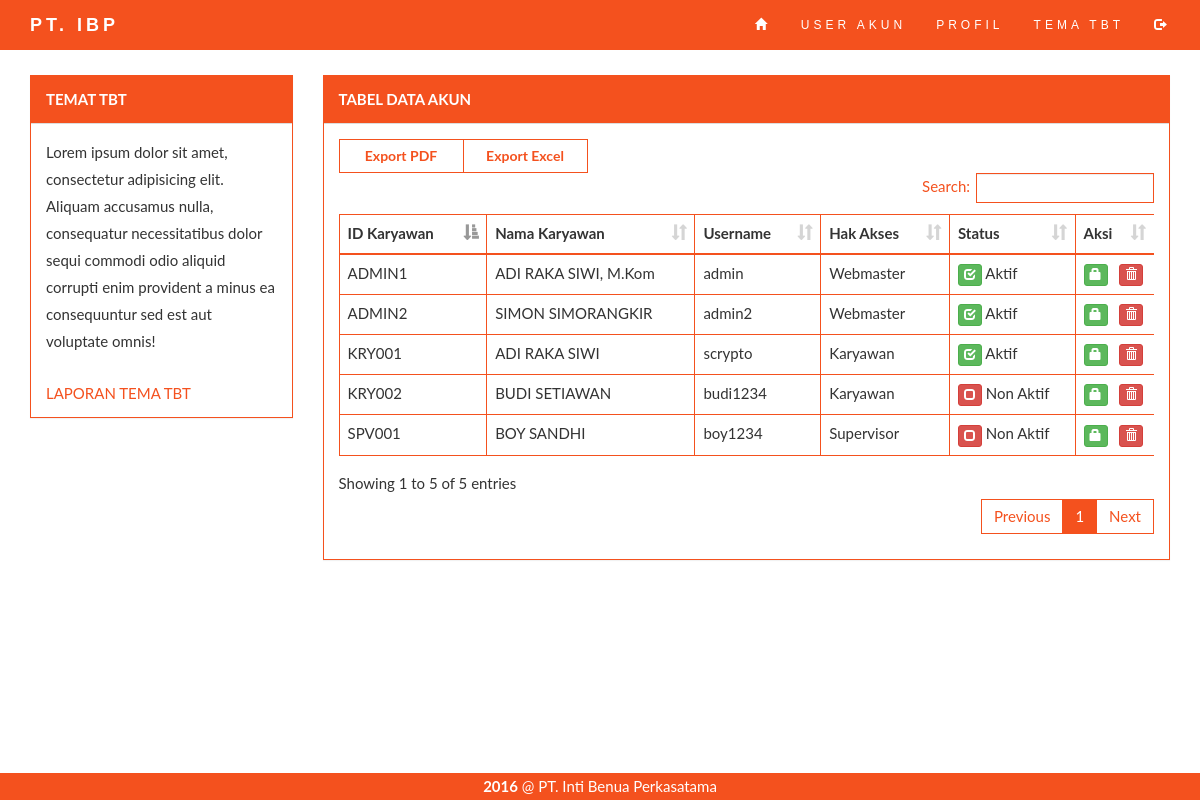
The page /public/webmaster/tema-tbt.php (signed in) on the database its author committed.
### tables this page shows
CREATE TABLE `tbuserakun` (
  `idkaryawan` varchar(255) NOT NULL,
  `username` varchar(255) NOT NULL,
  `password` varchar(255) NOT NULL,
  `idhakakses` int(11) NOT NULL,
  `status` tinyint(1) NOT NULL
);

CREATE TABLE `tbuserprofil` (
  `idkaryawan` varchar(255) NOT NULL,
  `nama` varchar(255) NOT NULL,
  `tmplahir` varchar(255) DEFAULT NULL,
  `tgllahir` date DEFAULT NULL,
  `jekel` enum('Pria','Wanita') DEFAULT NULL,
  `agama` enum('Islam','Katolik','Protestan','Hindu','Buddha','Konghucu') DEFAULT NULL,
  `alamat` text,
  `telepon` varchar(255) DEFAULT NULL,
  `jabatan` varchar(255) DEFAULT NULL
);

CREATE TABLE `tbhakakses` (
  `idhakakses` int(11) NOT NULL,
  `nmhakakses` varchar(255) NOT NULL
);

### public/webmaster/tema-tbt.php (the view, shortened to what this page needs)
<?php include('partials/header.php') ?>
<div class="container">
	<div class="row">
		<div class="col-md-3 col-sm-3">
			<?php include('partials/tema-tbt-menu.php') ?>
		</div>
		<div class="col-md-9 col-sm-9">
			<div class="panel panel-default">
				<div class="panel-heading">
					<b>TABEL DATA AKUN</b>
				</div>
				<div class="panel-body">
					<div class="table-responsive">
						<table class="table table-bordered tabel-userakun display">
							<thead>
								<th>ID Karyawan</th>
								<th>Nama Karyawan</th>
								<th>Username</th>
								<th>Hak Akses</th>
								<th>Status</th>
								<th style="width: 40px;">Aksi</th>
							</thead>
							<tbody>
								<?php
									include('../../incl/koneksi.php');
									$sql = "SELECT tbuserakun.idkaryawan, tbuserprofil.nama, tbuserakun.username, tbhakakses.nmhakakses, tbuserakun.status FROM tbuserakun, tbuserprofil, tbhakakses WHERE tbuserprofil.idkaryawan = tbuserakun.idkaryawan AND tbhakakses.idhakakses = tbuserakun.idhakakses";
									$result = mysqli_query($conn, $sql);
									if (mysqli_num_rows($result) > 0) {
										while($row = mysqli_fetch_assoc($result)) {
								?>
									<tr>
										<td><?php echo $row["idkaryawan"] ?></td>
										<td><?php echo $row["nama"] ?></td>
										<td><?php echo $row["username"] ?></td>
										<td><?php echo $row["nmhakakses"] ?></td>
										<td>
											<?php
												if ($row["status"] != 1) {
													echo '<a href="process/ubah-stat.php?id='.$row["idkaryawan"].'&stat='.$row["status"].'" class="btn btn-xs btn-danger"><span class="glyphicon glyphicon-unchecked"></span></a> Non Aktif';
												} else {
													echo '<a href="process/ubah-stat.php?id='.$row["idkaryawan"].'&stat='.$row["status"].'" class="btn btn-xs btn-success"><span class="glyphicon glyphicon-check"></span></a> Aktif';
												}
											?>
										</td>
										<td>
											<a href="ubah-user.php?id=<?php echo $row["idkaryawan"] ?>&act=ed" class="btn btn-xs btn-success"><span class="glyphicon glyphicon-lock"></span></a>
											<a href="hapus-user.php?id=<?php echo $row["idkaryawan"] ?>&act=del" class="btn btn-xs btn-danger"><span class="glyphicon glyphicon-trash"></span></a>
										</td>
									</tr>
								<?php
										}
									}
								?>
							</tbody>
						</table>
					</div>
				</div>
			</div>
		</div>
	</div>
</div>
<?php include('partials/footer.php') ?>

### asset/css/style.css (style rules this page uses)
.conten { font: 400 15px Lato, sans-serif; line-height: 1.8; padding-top: 75px; padding-bottom: 30px; }
.panel-default > .panel-heading { background-color: #f4511e; color: #ffffff; border-radius: 0; }
.panel-default { border-color: #f4511e; border-radius: 0; }
.table-bordered { border: 1px solid #f4511e; }
.table-bordered > tbody > tr > td, .table-bordered > tbody > tr > th, .table-bordered > tfoot > tr > td, .table-bordered > tfoot > tr > th, .table-bordered > thead > tr > td, .table-bordered > thead > tr > th { border: 1px solid #f4511e; }

### rows shown on the page
tbuserakun: idkaryawan "ADMIN1", tbuserprofil.nama "ADI RAKA SIWI, M.Kom", username "admin", idhakakses.nmhakakses "Webmaster", status 1 (drawn)
tbuserakun: idkaryawan "ADMIN2", tbuserprofil.nama "SIMON SIMORANGKIR", username "admin2", idhakakses.nmhakakses "Webmaster", status 1 (drawn)
tbuserakun: idkaryawan "SPV001", tbuserprofil.nama "BOY SANDHI", username "boy1234", idhakakses.nmhakakses "Supervisor", status 0 (drawn)
tbuserakun: idkaryawan "KRY001", tbuserprofil.nama "ADI RAKA SIWI", username "scrypto", idhakakses.nmhakakses "Karyawan", status 1 (drawn)
tbuserakun: idkaryawan "KRY002", tbuserprofil.nama "BUDI SETIAWAN", username "budi1234", idhakakses.nmhakakses "Karyawan", status 0 (drawn)
